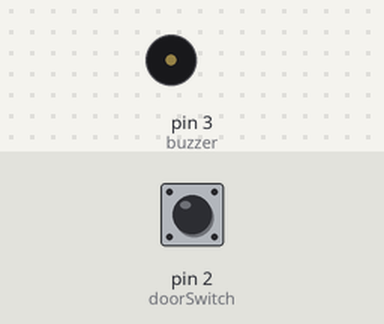
A sketch run on a simulated Arduino Uno, built with avr-gcc and run on an emulated ATmega328P. Shown: buzzer (waves = sounding, pin HIGH). The test bench sets the inputs (shaded band); at power-on: pin 2 (doorSwitch) HIGH.

Above: at 1.2 s.
1.3 s: pin 2 (doorSwitch) pulled LOW for 0.15 s
At 1.37 s:
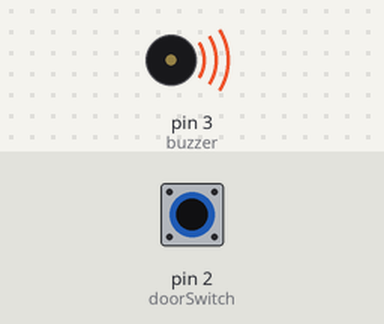
2.9 s: pin 2 (doorSwitch) pulled LOW for 3.2 s
At 6.5 s:
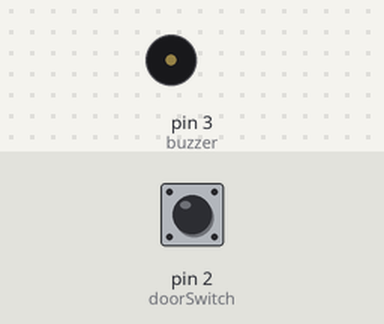
Timing chart, 0 to 8.0 s (numbered marks = the images above; inputs shaded):
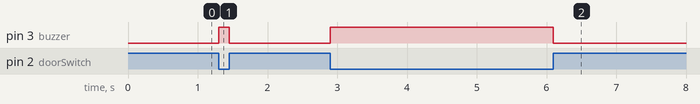

Measured:
- after the input at 1.3 s, pin 3 (buzzer): LOW → HIGH at once, → LOW 0.15 s later
- after the input at 2.9 s, pin 3 (buzzer): LOW → HIGH at once, → LOW 3.2 s later

The sketch:

main.ino
```cpp
#include <Arduino.h>

const int doorSwitch = 2;
const int buzzer = 3;

bool buzzerState = false;

void setup() {
  pinMode(doorSwitch, INPUT_PULLUP);
  pinMode(buzzer, OUTPUT);
}

void loop() {
  int doorState = digitalRead(doorSwitch);

  if (doorState == LOW) {
    digitalWrite(buzzer, HIGH);   // Door open warning ON
    buzzerState = true;
  } else {
    digitalWrite(buzzer, LOW);    // Door closed warning OFF
    buzzerState = false;
  }
}
```
